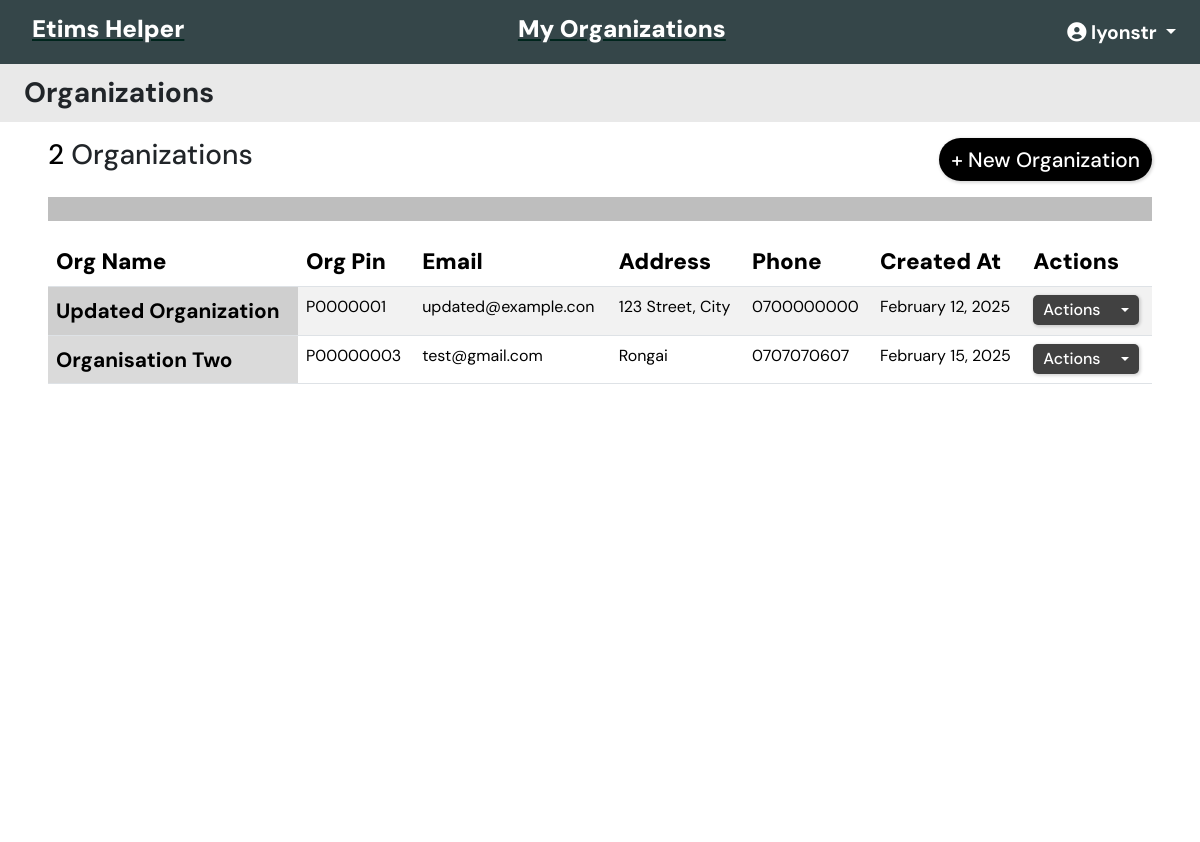
Screenshot of /api/organization/ (signed in) with the database file from the repository.
### organization/models.py (models this page shows, shortened)
class Organization(BaseModel):
    user = models.ManyToManyField(User,  related_name="organizations")
    organization_name = models.CharField(max_length=50, unique=True)
    organization_pin = models.CharField(
        max_length=50,  unique=True)
    organization_email = models.EmailField(max_length=50)
    organization_physical_address = models.CharField(max_length=100)
    organization_phone = models.CharField(max_length=13)
    def __str__(self):
        return self.organization_name

### organization/views.py (the view, shortened to what this page needs)
# urls.py: path("", views.organization_list, name="organization_list"),
@login_required
def organization_list(request):
    try:
        organizations = Organization.objects.filter(user=request.user)
        print(organizations)
        form = OrganizationForm()
        return render(
            request,
            "organization/organization_list.html",
            {"organizations": organizations, "form": form}
        )
    except Exception as e:
        return JsonResponse({"success": False, "errors": str(e)})

### organization/templates/organization/organization_list.html (shortened to what this page needs)
{% extends "main.html" %}
{% load bootstrap5 %}
{% block content %}
{% include 'res_nav.html' %}
<div class="container-fluid p-0 pt-2 part-upper" style="min-height: 90vh;">
    <div class="d-flex justify-content-between align-items-center py-1 px-4  part-upper">
        <h3><strong class="">Organizations</strong></h3>
    </div>
    <div class="container-fluid px-5" style="min-height: 90vh; background-color: white;">
        <div class="d-flex justify-content-between align-items-center p-0 pt-3">
            <h3><span style="color: #000000;">{{ organizations.count }}</span> Organizations</h3>
            <div>
                <button type="button" class="btn add" data-toggle="modal" data-target="#organizationModal">
                    + New Organization
                </button>
            </div>
        </div>
        <hr class="hr-style" />
        <div class="organization-list">
            <table class="table table-striped">
                <thead class="thead-dark">
                    <tr>
                        <th scope="col">Org Name</th>
                        <th scope="col">Org Pin</th>
                        <th scope="col">Email</th>
                        <th scope="col">Address</th>
                        <th scope="col">Phone</th>
                        <th scope="col">Created At</th>
                        <th scope="col">Actions</th>
                    </tr>
                </thead>
                <tbody class="org-list">
                    {% for org in organizations %}
                    <tr id="org-{{ org.id }}" class="align-items-center justify-center lines">
                        <td class="td-header">
                            <a href="{% url 'organization:organization_detail' org.id %}" class="a-style">
                                <strong class="td_title">{{ org.organization_name }}</strong>
                            </a>
                        </td>
                        <td>{{ org.organization_pin }}</td>
                        <td>{{ org.organization_email }}</td>
                        <td>{{ org.organization_physical_address }}</td>
                        <td>{{ org.organization_phone }}</td>
                        <td>{{ org.created_at|date:"F j, Y" }}</td>
                        <td>
                            <div class="dropdown">
                                <button class="btn btn-secondary btn-sm dropdown-toggle a-btn" type="button"
                                    id="dropdownMenuButton-{{ org.id }}" data-bs-toggle="dropdown"
                                    aria-expanded="false">
                                    Actions
                                </button>
                            </div>
                        </td>
                    </tr>
                    {% endfor %}
                </tbody>
            </table>
        </div>
    </div>
</div>
{% endblock %}

### templates/res_nav.html (shortened to what this page needs)
<nav class="navbar navbar-expand-lg navcolor">
    <div class="container-fluid navbar-x">
        <a href="{% url 'organization:organization_list' %}" class="nav-a" style="color: #00251D !important">
            <h1 class="navlogo">
                Etims Helper
            </h1>
        </a>
        <div class="collapse navbar-collapse" id="navbarSupportedContent">
            <ul class="navbar-nav me-auto mb-2 mb-lg-0 bg-tr mr-3">
                <li class="nav-item">
                    <a href="{% url 'organization:organization_list' %}" class="nav-a"
                        style="color: #00251D !important">
                        <h1 class="navlogo">
                            My Organizations
                        </h1>
                    </a>
                </li>
                <li class="nav-item dropdown" ">
                    <a class=" nav-link dropdown-toggle" href="#" id="navbarDropdown" role="button"
                    data-bs-toggle="dropdown" aria-expanded="false" style="color: white !important;">
                    {% if request.user.profile %}
                    <img src=" {{ request.user.username}}" class="rounded-circle z-depth-0" style="max-width:100%;
                            max-height:100%;">
                    {% else %}
                    <i class="fa fa-user-circle"></i>&nbsp;{{request.user.username}}
                    {%endif%}
                    </a>
                </li>
            </ul>
        </div>
    </div>
</nav>

### static/css/main.css (style rules this page uses)
* { font-family: "DM Sans", -apple-system, BlinkMacSystemFont, "Segoe UI", Roboto, Oxygen, Ubuntu, Cantarell, "Open Sans", "Helvetica Neue", sans-serif; margin: 0; padding: 0; box-sizing: border-box; text-rendering: optimizeLegibility; }
html { background: #9e9e9e; background: -webkit-linear-gradient(to right, #D4D3DD, #d1d1d1); background: linear-gradient(to right, #D4D3DD, #d1d1d1); }
.bg-tr { width: 100%; display: flex; align-items: center; justify-content: space-between; }
.navcolor { padding: 0% !important; }
.navlogo { font-weight: 900; font-size: 1.5rem; color: white !important; }
.part-upper { background-color: #e9e9e9; }
.navbar-x { display: flex; align-items: center; justify-content: space-between; width: 100%; padding: 0.7rem 1rem 0.5rem 2rem; background-color: #354649 !important; color: white !important; }
.nav-item a { color: black; font-weight: bold; font-size: 1.2rem; }
.btn { background-color: transparent; border: none; display: inline-flex; align-items: center; gap: 1rem; cursor: pointer; color: white; transition: all ease-in-out 0.3s; border-radius: 5px; box-shadow: 1px 1px 3px 1px rgba(0, 0, 0, 0.15); font-weight: 500; }
.td-header { display: flex; flex-direction: row; padding-bottom: 0%; align-items: center; justify-content: space-between; color: rgb(0, 0, 0) !important; background-color: #dadada !important; }
.td-header a { color: rgb(0, 0, 0) !important; }
.add { border-radius: 25px; font-weight: 500; padding: auto 15px; font-size: 1.3rem; background-color: #000000; color: white !important; }
.a-btn { padding: 3px 10px; background-color: #414141; color: white; font-size: 1rem; }
.a-style { text-decoration: none; color: #000000; }
.thead-dark { font-size: 1.4rem; }
.thead-dark th { font-weight: 900 !important; }
.hr-style { color: #000 !important; background-color: #000000 !important; height: 1.5rem !important; }
.lines td { align-items: center; overflow-wrap: normal; max-height: fit-content; }
.td_title { font-size: 1.3rem; }

### rows the page displays
Organization: organization_name "Updated Organization", organization_pin "P0000001", organization_email "updated@example.con", organization_physical_address "123 Street, City", organization_phone "0700000000", created_at "February 12, 2025"
Organization: organization_name "Organisation Two", organization_pin "P00000003", organization_email "test@gmail.com", organization_physical_address "Rongai", organization_phone "0707070607", created_at "February 15, 2025"

### other values shown
{{ request.user.username }} "lyonstr"
{{ organizations.count }} "2"
